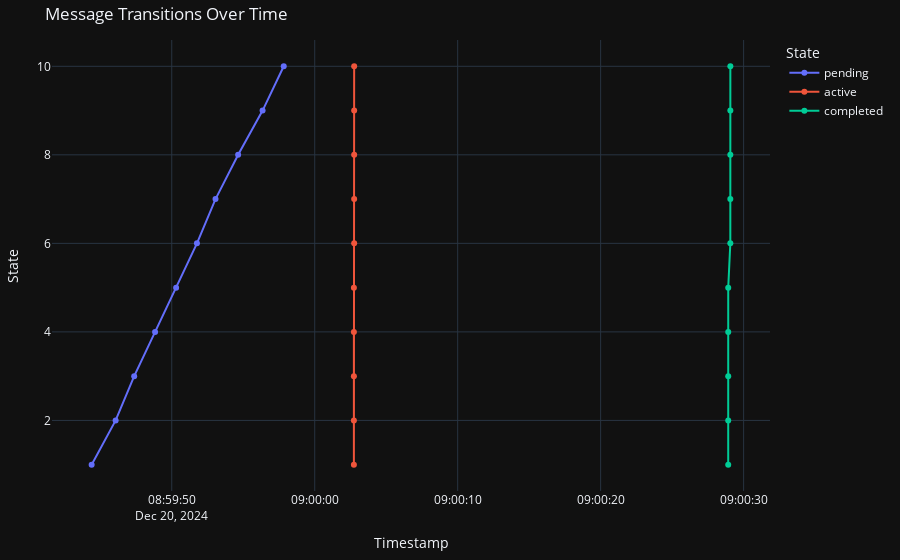
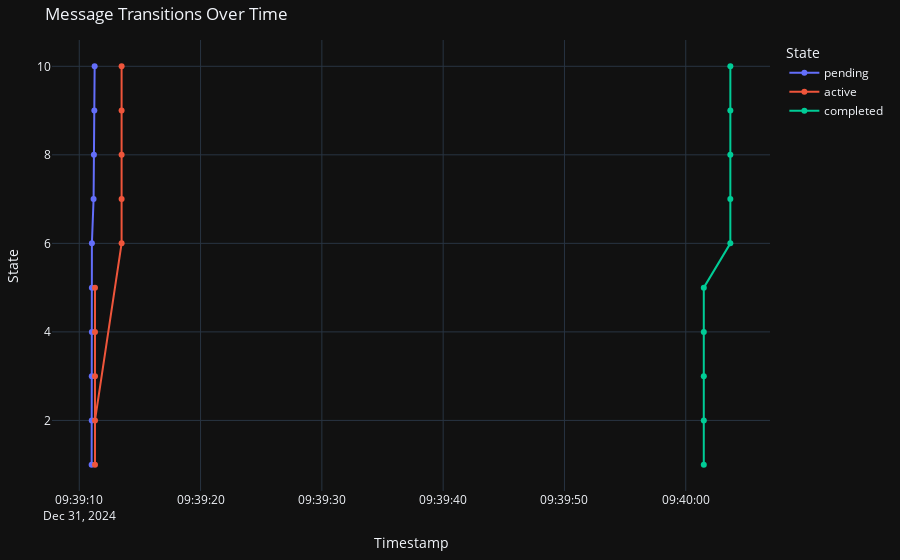

Notebook code cell kept with these figures, in order:
### Code cell
analyze_message_flow(logs10)
analyze_message_flow(logs10_fast)

### Figure 1 — Plotly figure (JSON) as saved in the notebook; plotly's stock layout.template omitted (floating-point values rounded to 4 significant figures)
{"data": [{"hovertemplate": "State=pending<br>Time=%{x}<br>message_id=%{y}<extra></extra>", "legendgroup": "pending", "line": {"color": "#636efa", "dash": "solid"}, "marker": {"symbol": "circle"}, "mode": "lines+markers", "name": "pending", "orientation": "v", "showlegend": true, "type": "scatter", "x": ["2024-12-20T08:59:44.396588", "2024-12-20T08:59:46.073954", "2024-12-20T08:59:47.372215", "2024-12-20T08:59:48.833797", "2024-12-20T08:59:50.305356", "2024-12-20T08:59:51.762117", "2024-12-20T08:59:53.059995", "2024-12-20T08:59:54.643456", "2024-12-20T08:59:56.353459", "2024-12-20T08:59:57.832053"], "xaxis": "x", "y": [1, 2, 3, 4, 5, 6, 7, 8, 9, 10], "yaxis": "y"}, {"hovertemplate": "State=active<br>Time=%{x}<br>message_id=%{y}<extra></extra>", "legendgroup": "active", "line": {"color": "#EF553B", "dash": "solid"}, "marker": {"symbol": "circle"}, "mode": "lines+markers", "name": "active", "orientation": "v", "showlegend": true, "type": "scatter", "x": ["2024-12-20T09:00:02.739369", "2024-12-20T09:00:02.739369", "2024-12-20T09:00:02.739369", "2024-12-20T09:00:02.739369", "2024-12-20T09:00:02.739369", "2024-12-20T09:00:02.758117", "2024-12-20T09:00:02.758117", "2024-12-20T09:00:02.758117", "2024-12-20T09:00:02.758117", "2024-12-20T09:00:02.758117"], "xaxis": "x", "y": [4, 3, 5, 1, 2, 6, 7, 8, 9, 10], "yaxis": "y"}, {"hovertemplate": "State=completed<br>Time=%{x}<br>message_id=%{y}<extra></extra>", "legendgroup": "completed", "line": {"color": "#00cc96", "dash": "solid"}, "marker": {"symbol": "circle"}, "mode": "lines+markers", "name": "completed", "orientation": "v", "showlegend": true, "type": "scatter", "x": ["2024-12-20T09:00:28.922982", "2024-12-20T09:00:28.923235", "2024-12-20T09:00:28.923445", "2024-12-20T09:00:28.923648", "2024-12-20T09:00:28.923841", "2024-12-20T09:00:29.070572", "2024-12-20T09:00:29.070823", "2024-12-20T09:00:29.071315", "2024-12-20T09:00:29.071644", "2024-12-20T09:00:29.071875"], "xaxis": "x", "y": [1, 2, 3, 4, 5, 6, 7, 8, 9, 10], "yaxis": "y"}], "layout": {"hovermode": "closest", "legend": {"title": {"text": "State"}, "tracegroupgap": 0}, "margin": {"b": 40, "l": 40, "r": 40, "t": 40}, "title": {"text": "Message Transitions Over Time"}, "xaxis": {"anchor": "y", "domain": [0, 1], "showgrid": true, "title": {"text": "Timestamp"}}, "yaxis": {"anchor": "x", "domain": [0, 1], "showgrid": true, "title": {"text": "State"}}}}

### Figure 2 — Plotly figure (JSON) as saved in the notebook; plotly's stock layout.template omitted (floating-point values rounded to 4 significant figures)
{"data": [{"hovertemplate": "State=pending<br>Time=%{x}<br>message_id=%{y}<extra></extra>", "legendgroup": "pending", "line": {"color": "#636efa", "dash": "solid"}, "marker": {"symbol": "circle"}, "mode": "lines+markers", "name": "pending", "orientation": "v", "showlegend": true, "type": "scatter", "x": ["2024-12-31T09:39:11.022331", "2024-12-31T09:39:11.031632", "2024-12-31T09:39:11.033397", "2024-12-31T09:39:11.038632", "2024-12-31T09:39:11.040371", "2024-12-31T09:39:11.043252", "2024-12-31T09:39:11.182702", "2024-12-31T09:39:11.208347", "2024-12-31T09:39:11.244373", "2024-12-31T09:39:11.269720"], "xaxis": "x", "y": [1, 2, 3, 4, 5, 6, 7, 8, 9, 10], "yaxis": "y"}, {"hovertemplate": "State=active<br>Time=%{x}<br>message_id=%{y}<extra></extra>", "legendgroup": "active", "line": {"color": "#EF553B", "dash": "solid"}, "marker": {"symbol": "circle"}, "mode": "lines+markers", "name": "active", "orientation": "v", "showlegend": true, "type": "scatter", "x": ["2024-12-31T09:39:11.297756", "2024-12-31T09:39:11.297756", "2024-12-31T09:39:11.297756", "2024-12-31T09:39:11.297756", "2024-12-31T09:39:11.297756", "2024-12-31T09:39:13.491352", "2024-12-31T09:39:13.491352", "2024-12-31T09:39:13.491352", "2024-12-31T09:39:13.491352", "2024-12-31T09:39:13.491352"], "xaxis": "x", "y": [4, 3, 5, 1, 2, 6, 7, 8, 9, 10], "yaxis": "y"}, {"hovertemplate": "State=completed<br>Time=%{x}<br>message_id=%{y}<extra></extra>", "legendgroup": "completed", "line": {"color": "#00cc96", "dash": "solid"}, "marker": {"symbol": "circle"}, "mode": "lines+markers", "name": "completed", "orientation": "v", "showlegend": true, "type": "scatter", "x": ["2024-12-31T09:40:01.486345", "2024-12-31T09:40:01.486569", "2024-12-31T09:40:01.486767", "2024-12-31T09:40:01.486984", "2024-12-31T09:40:01.487301", "2024-12-31T09:40:03.674674", "2024-12-31T09:40:03.674917", "2024-12-31T09:40:03.675134", "2024-12-31T09:40:03.675359", "2024-12-31T09:40:03.675590"], "xaxis": "x", "y": [1, 2, 3, 4, 5, 6, 7, 8, 9, 10], "yaxis": "y"}], "layout": {"hovermode": "closest", "legend": {"title": {"text": "State"}, "tracegroupgap": 0}, "margin": {"b": 40, "l": 40, "r": 40, "t": 40}, "title": {"text": "Message Transitions Over Time"}, "xaxis": {"anchor": "y", "domain": [0, 1], "showgrid": true, "title": {"text": "Timestamp"}}, "yaxis": {"anchor": "x", "domain": [0, 1], "showgrid": true, "title": {"text": "State"}}}}
